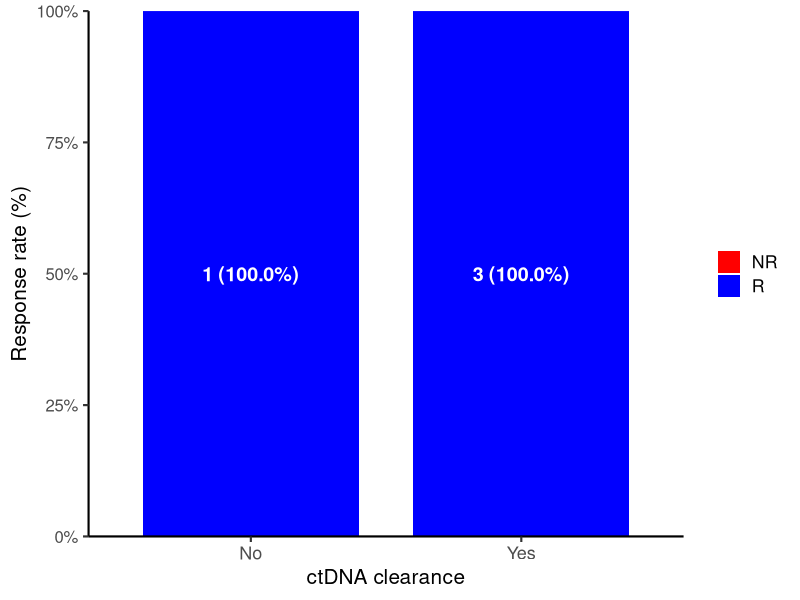
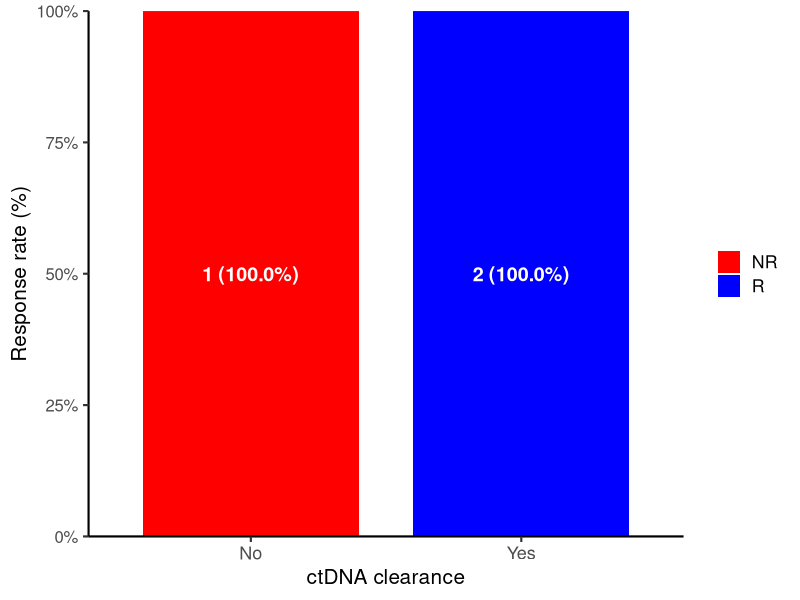
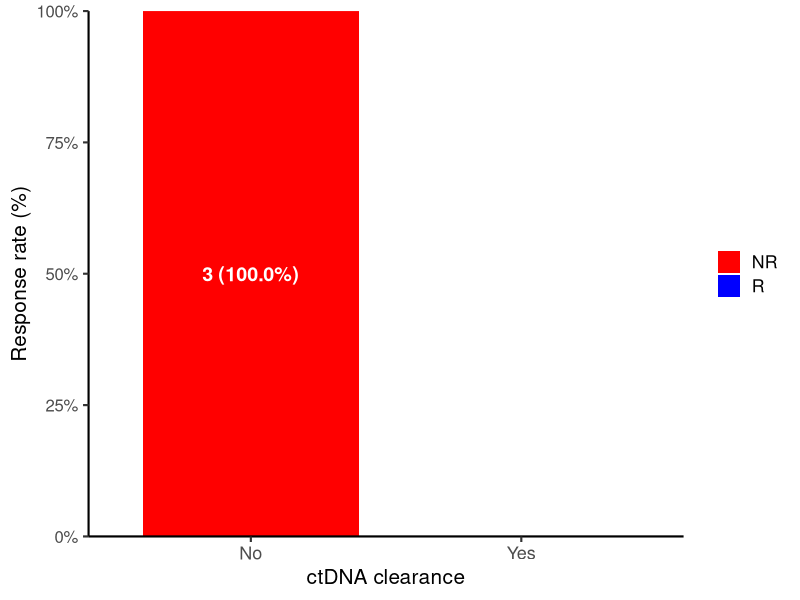
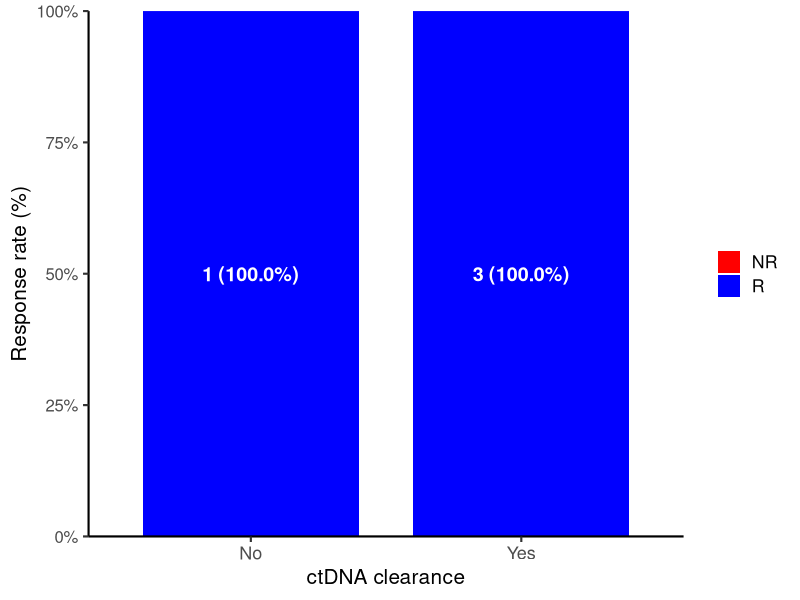
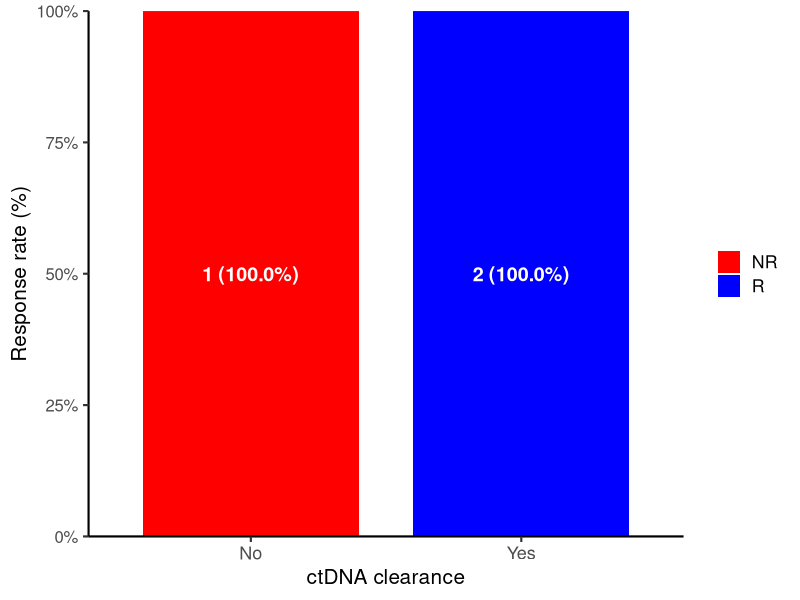
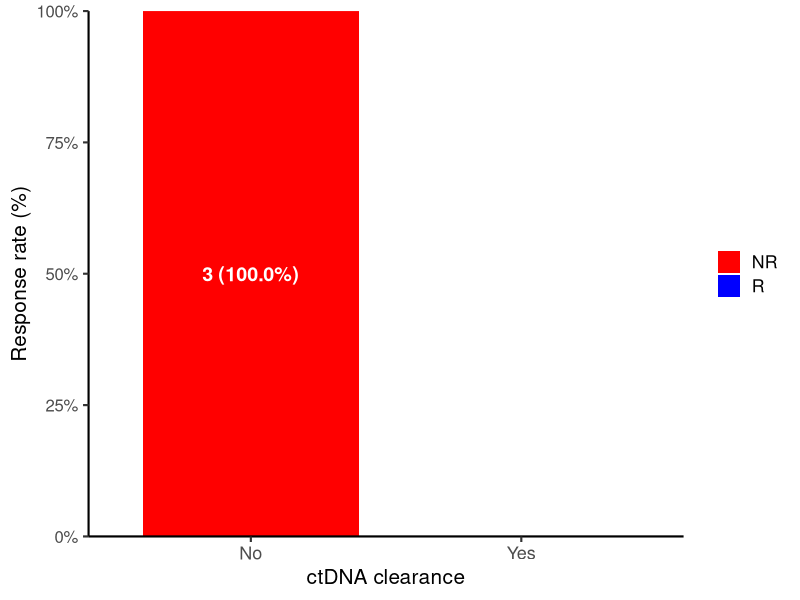

The R source for these figures, in order:
# ============================================================
# FMT-LUMINate
# Association between ctDNA clearance and clinical response
# stratified by tumor type
# ============================================================

# 1. PACKAGES ------------------------------------------------

library(readxl)
library(dplyr)
library(ggplot2)
library(scales)
library(tidyr)


# 2. DATA IMPORT ---------------------------------------------

df <- read_excel("ctDNA.xlsx")


# 3. DATA PREPARATION ----------------------------------------

df <- df %>%
  mutate(
    tumor_type = recode(
      tumor_type,
      "Non-small cell lung cancer" = "NSCLC"
    ),
    tumor_type = factor(
      tumor_type,
      levels = c(
        "NSCLC",
        "Cutaneous melanoma",
        "Uveal melanoma"
      )
    ),
    `ctDNA clearance` = factor(
      trimws(as.character(`ctDNA clearance`)),
      levels = c("No", "Yes")
    ),
    Response = factor(
      trimws(as.character(Response)),
      levels = c("NR", "R")
    )
  )


# 4. SELECTION OF EVALUABLE PATIENTS --------------------------

df_plot <- df %>%
  filter(
    !is.na(tumor_type),
    !is.na(`ctDNA clearance`),
    !is.na(Response)
  ) %>%
  distinct(
    `Patient ID`,
    tumor_type,
    `ctDNA clearance`,
    Response
  )

# Verify patient-level uniqueness
stopifnot(!anyDuplicated(df_plot$`Patient ID`))


# 5. RESPONSE PLOTTING FUNCTION ------------------------------

plot_response_by_clearance <- function(data, tumor) {
  
  df_tumor <- data %>%
    filter(tumor_type == tumor)
  
  # Response counts and proportions
  plot_data <- df_tumor %>%
    count(
      `ctDNA clearance`,
      Response,
      .drop = FALSE
    ) %>%
    complete(
      `ctDNA clearance`,
      Response,
      fill = list(n = 0)
    ) %>%
    group_by(`ctDNA clearance`) %>%
    mutate(
      total = sum(n),
      percent = ifelse(
        total > 0,
        n / total,
        0
      ),
      label = ifelse(
        n > 0,
        paste0(
          n, " (",
          sprintf("%.1f", percent * 100),
          "%)"
        ),
        ""
      )
    ) %>%
    ungroup()
  
  # Stacked bar plot
  p <- ggplot(
    plot_data,
    aes(
      x = `ctDNA clearance`,
      y = percent,
      fill = Response
    )
  ) +
    geom_col(
      width = 0.8
    ) +
    geom_text(
      aes(label = label),
      position = position_stack(vjust = 0.5),
      color = "white",
      size = 5,
      fontface = "bold"
    ) +
    scale_fill_manual(
      values = c(
        "NR" = "red",
        "R" = "blue"
      ),
      breaks = c("NR", "R"),
      limits = c("NR", "R"),
      drop = FALSE
    ) +
    scale_x_discrete(
      limits = c("No", "Yes"),
      drop = FALSE
    ) +
    scale_y_continuous(
      labels = percent_format(accuracy = 1),
      limits = c(0, 1),
      breaks = seq(0, 1, 0.25),
      expand = c(0, 0)
    ) +
    labs(
      x = "ctDNA clearance",
      y = "Response rate (%)",
      fill = NULL
    ) +
    theme_classic(base_size = 16) +
    theme(
      axis.text.x = element_text(size = 13),
      axis.text.y = element_text(size = 12),
      axis.title.x = element_text(size = 15),
      axis.title.y = element_text(size = 15),
      legend.position = "right"
    )
  
  return(p)
}


# 6. TUMOR-SPECIFIC RESPONSE PLOTS ----------------------------

p_nsclc <- plot_response_by_clearance(
  df_plot,
  "NSCLC"
)

p_cutaneous <- plot_response_by_clearance(
  df_plot,
  "Cutaneous melanoma"
)

p_uveal <- plot_response_by_clearance(
  df_plot,
  "Uveal melanoma"
)


# 7. FIGURE DISPLAY ------------------------------------------

p_nsclc
p_cutaneous
p_uveal


# 8. FIGURE EXPORT -------------------------------------------

ggsave(
  "ctDNA_clearance_response_NSCLC.png",
  p_nsclc,
  width = 5,
  height = 5,
  dpi = 300
)

ggsave(
  "ctDNA_clearance_response_cutaneous.png",
  p_cutaneous,
  width = 5,
  height = 5,
  dpi = 300
)

ggsave(
  "ctDNA_clearance_response_uveal.png",
  p_uveal,
  width = 5,
  height = 5,
  dpi = 300
)


# 9. PATIENT COUNT VERIFICATION ------------------------------

df_plot %>%
  count(
    tumor_type,
    `ctDNA clearance`,
    Response,
    .drop = FALSE
  )

cat(
  "\nTotal evaluable patients:",
  nrow(df_plot),
  "\n"
)


# ============================================================
# END
# ============================================================
